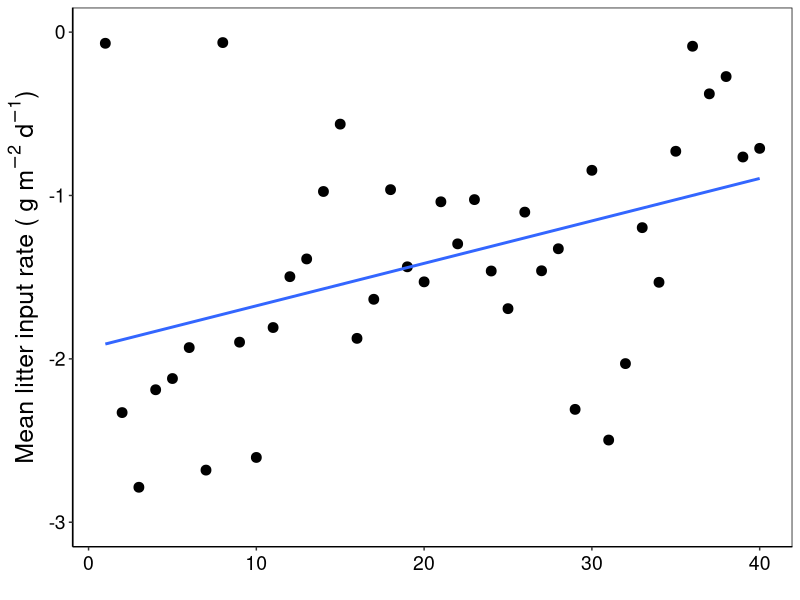
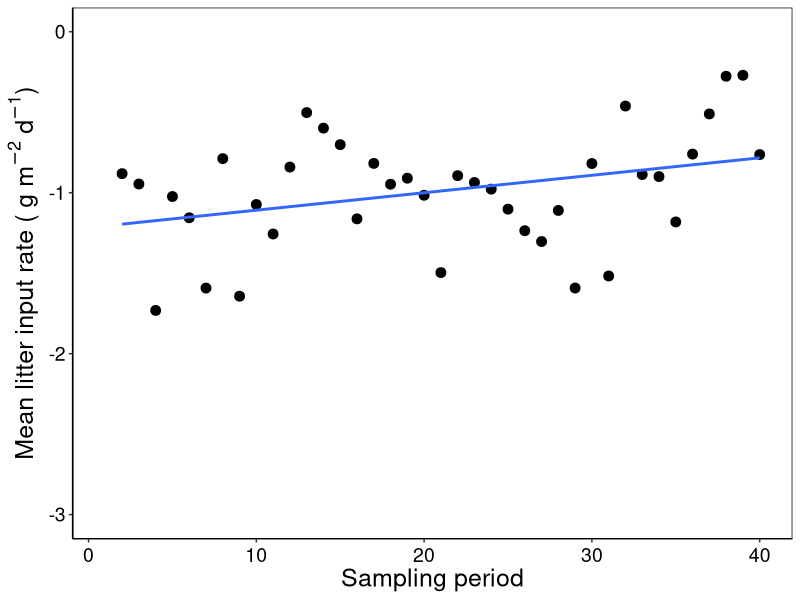
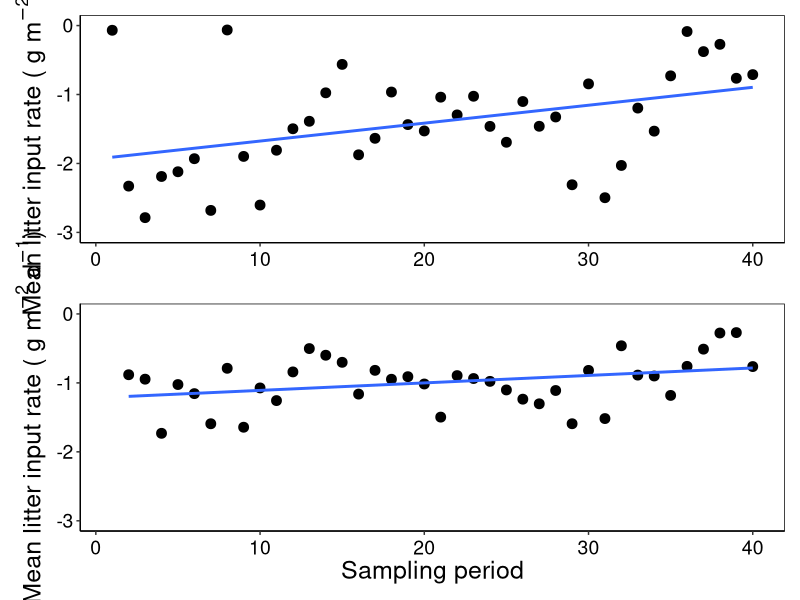

Here is the R script that generated these plots, in order: (Note: this script raises an error after producing the figures.)




#--------------------------------------------
# Linear model variables post huricanes
# 02 May 2020
#PEGF
#--------------------------------------------
#

library(modelr)
library(ggplot2)
library(dplyr)
library(patchwork)

LeafLitter<- read.csv("01 Leaflitter.csv")
LeafLitter


# Lm QPA Leaf Litter ------------------------------------------------------

LeafLitter <- LeafLitter %>% select(TimeLeaf,QPALeaflitter,QPBLeaflitter )
LeafLitter <- na.omit(LeafLitter)
LeafLitter

QPALeaf.mod  <- lm(QPALeaflitter ~ TimeLeaf, data=LeafLitter)
summary(QPALeaf.mod)

LeafLitter$QPAresid<- QPALeaf.mod$resid
LeafLitter

1/apply(LeafLitter, 2, sd)

p1 <- ggplot(LeafLitter,aes(TimeLeaf ,
                y=QPALeaflitter))+
  geom_point(size = 3) + 
  geom_smooth(method=lm,se=FALSE) +
  
  xlab('') + ylab("Mean litter input rate ("*~g~m^-2~d^-1*")") + # axis x
  
  theme(axis.title.y = element_text(size = 18, angle = 90)) +

  theme(axis.text.x=element_text(angle=0, size=14, vjust=0.5, color="black")) + #subaxis x
  theme(axis.text.y=element_text(angle=0, size=14, vjust=0.5, color="black")) + #subaxis y

  ylim(-3,0) +
  
  theme(panel.grid.major = element_blank(), panel.grid.minor = element_blank(),
        panel.background = element_blank(), axis.line = element_line(colour = "black")) +
  theme(panel.border = element_rect(colour = "black", fill=NA, size=0.5))
p1

  # Lm QPB Leaf Litter ------------------------------------------------------

QPBLeaf.mod <- lm(QPBLeaflitter ~ TimeLeaf, data=LeafLitter)
summary(QPBLeaf.mod)

LeafLitter$QPBresid<- QPBLeaf.mod$resid
LeafLitter

1/apply(LeafLitter, 2, sd)


p2 <- ggplot(LeafLitter,aes(TimeLeaf ,
                           y=QPBLeaflitter))+
  geom_point(size = 3) + 
  geom_smooth(method=lm,se=FALSE) +
  
  xlab('Sampling period')+ ylab("Mean litter input rate ("*~g~m^-2~d^-1*")") +
  theme(axis.title.x = element_text(size = 18, angle = 00)) + # axis x
  theme(axis.title.y = element_text(size = 18, angle = 90)) +
  
  theme(axis.text.x=element_text(angle=0, size=14, vjust=0.5, color="black")) + #subaxis x
  theme(axis.text.y=element_text(angle=0, size=14, vjust=0.5, color="black")) + #subaxis y

ylim(-3,0) +
  theme(panel.grid.major = element_blank(), panel.grid.minor = element_blank(),
        panel.background = element_blank(), axis.line = element_line(colour = "black")) +
  theme(panel.border = element_rect(colour = "black", fill=NA, size=0.5))
p2

leaf <- p1 / p2
leaf + ggsave("Leaf.jpeg", width=6, height=10,dpi=600)



# Long-term ---------------------------------------------------------------

LeafLitter
# QPA
p3 <- ggplot(LeafLitter,aes(TimeLeaf ,
                            y=QPALeaf ))+
  
  annotate(geom = "rect",xmin=1,xmax=41,ymin=1.136391643,ymax=1.524018959,alpha = 0.4,fill = "grey") +
  
  geom_point() + 
  geom_line() +
  geom_errorbar(aes(ymin=QPALeaf-QPAsdLeaf   , ymax=QPALeaf+QPAsdLeaf), width=.2,
                position=position_dodge(0.05)) + 
  geom_segment(aes(x = 1, y = 1.33, xend = 16, yend = 1.33))+
  geom_segment((aes(x = 17, y = 1.33, xend = 41, yend = 1.33)), color="red", linetype="dashed", size=1) + 

  xlab('')+ ylab("Mean litter input rate ("*g~m^-2~d^-1*")") +
  theme(axis.title.y = element_text(size = 18, angle = 90)) +
  
  theme(axis.text.x=element_text(angle=0, size=14, vjust=0.5, color="black")) + #subaxis x
  theme(axis.text.y=element_text(angle=0, size=14, vjust=0.5, color="black")) + #subaxis y
  
  ylim(0,10) +
  
  theme(panel.grid.major = element_blank(), panel.grid.minor = element_blank(),
        panel.background = element_blank(), axis.line = element_line(colour = "black")) +
  theme(panel.border = element_rect(colour = "black", fill=NA, size=0.5))

p3

# QPB

p4 <- ggplot(LeafLitter,aes(TimeLeaf ,
                           y=QPBLeaf))+
  
  annotate(geom = "rect",xmin=1,xmax=41,ymin=1.042275203,ymax=1.759151731,alpha = 0.4,fill = "grey") +
  
  geom_point() + 
  geom_line() +
  geom_errorbar(aes(ymin=QPBLeaf-QPBsdLeaf   , ymax=QPBLeaf+QPBsdLeaf), width=.2,
                position=position_dodge(0.05)) + 
  geom_segment(aes(x = 1, y = 1.40, xend = 16, yend = 1.40))+
  geom_segment((aes(x = 17, y = 1.40, xend = 41, yend = 1.40)), color="red", linetype="dashed", size=1) + 

  xlab('Sampling period')+ ylab("Mean litter input rate ("*g~m^-2~d^-1*")") +
  theme(axis.title.x = element_text(size = 18, angle = 00)) + # axis x
  theme(axis.title.y = element_text(size = 18, angle = 90)) +
  
  theme(axis.text.x=element_text(angle=0, size=14, vjust=0.5, color="black")) + #subaxis x
  theme(axis.text.y=element_text(angle=0, size=14, vjust=0.5, color="black")) + #subaxis y
  
  ylim(0,10) +
  
  theme(panel.grid.major = element_blank(), panel.grid.minor = element_blank(),
        panel.background = element_blank(), axis.line = element_line(colour = "black")) +
  theme(panel.border = element_rect(colour = "black", fill=NA, size=0.5))

p4



leaf <- p3 / p4
leaf + ggsave("LeafMean.jpeg", width=6, height=10,dpi=600)
